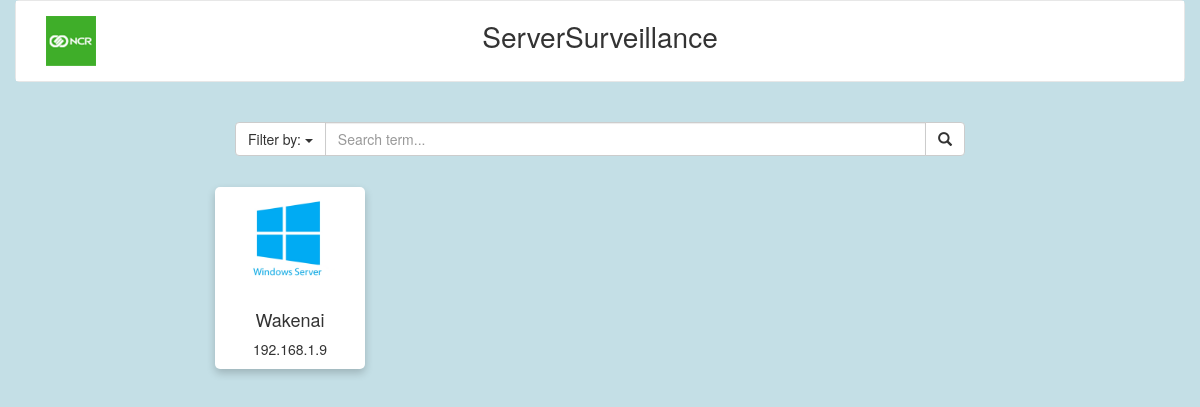
Before: / with the older database file.
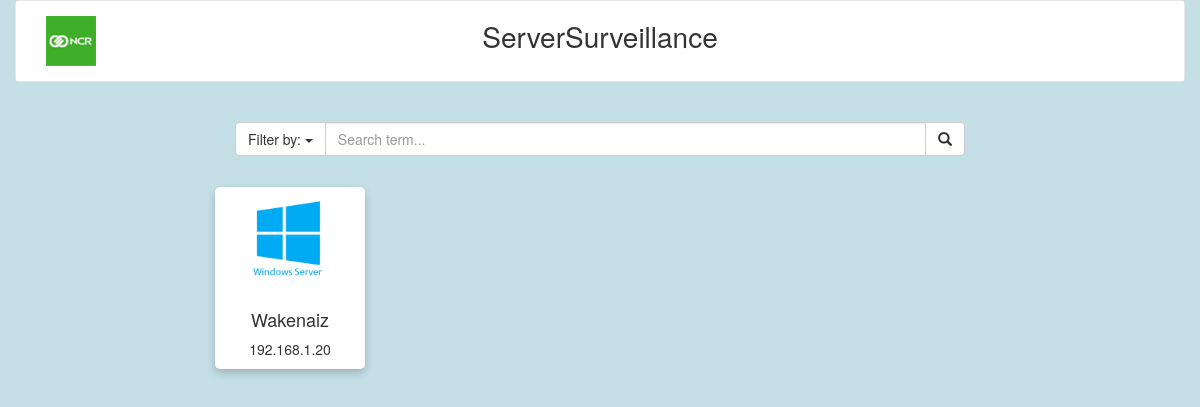
After: the same page with the newer database file.
### servermon/models.py (models this page shows, shortened)
class Server(models.Model):
    name = models.CharField(max_length=120)
    processor = models.CharField(max_length=120)
    memory = models.CharField(max_length=120)
    arch = models.CharField(max_length=120)
    os = models.CharField(max_length=120)
    ip = models.CharField(unique=True, max_length=30)
    mac = models.CharField( max_length=30)
    channel_reply = models.CharField(max_length=255)

### servermon/views.py (the view)
# urls.py: url(r'^$', server_list, name='server_list'),
def server_list(request):
    queryset = Server.objects.all()
    context = {
        'object_list': queryset
    }
    return render(request, 'servermon/index.html', context)

### servermon/templates/servermon/index.html (shortened to what this page needs)
{% load static %}
<!DOCTYPE html>
<html lang="en">
  <head>
    <link rel="stylesheet" href="https://maxcdn.bootstrapcdn.com/bootstrap/3.3.7/css/bootstrap.min.css">
    <link href="https://cdn.jsdelivr.net/npm/jquery.terminal@1.10.1/css/jquery.terminal.min.css" rel="stylesheet"/>
    <link rel="stylesheet" type="text/css" href="{% static "servermon/css/style.css" %}">
  </head>
  <body>
   <div class="container-fluid">
        <nav class="navbar navbar-default">
            <div class="nav-header">
                <div class="container-fluid">
                    <div class="navbar-header">
                        <a class="navbar-brand minifyLogo" href="#">
                            <img alt="NCR" src="{% static "servermon/assets/NCR.png" %}">
                        </a>
                        <span class="ss-brand minifyLogo">
                            <span>ServerSurveillance</span>
                        </span>
                    </div>
                </div>
            </div>
        </nav>
     <div class="row">
         <div class="col-md-2">
        </div>
         <div class="col-md-8">
            <div class="input-group">
                <div class="input-group-btn search-panel dropdown dropdown-lg">
                    <button type="button" class="btn btn-default dropdown-toggle" data-toggle="dropdown" aria-expanded="false">
                        <span id="search_concept">Filter by:</span> <span class="caret"></span>
                    </button>
                </div>
                <input type="text" class="form-control" name="x" placeholder="Search term...">
                <span class="input-group-btn">
                    <button class="btn btn-default" type="button"><span class="glyphicon glyphicon-search"></span></button>
                </span>
            </div>
        </div>
        </div>
         <div class="col-md-2">
        </div>
     </div>
      <div class="row">
          <div class="col-md-2">
          </div>
          <div class="col-md-8">
            {% for obj in object_list %}
                <article class="card">
                  <img class="imgCards" src="{% static "servermon/assets/winserver.png" %}" alt="OS IMAGE">
                  <div class="card-block">
                    <h4 class="card-title">{{ obj.name }}</h4>
                    <p class="card-text">{{ obj.ip }}</p>
                  </div>
                </article>
            {% endfor %}
        </div>
          <div class="col-md-2">
          </div>
    </div>

Changed rows visible on the page:
removed Server: name "Wakenai", ip "192.168.1.9"
added Server: name "Wakenaiz", ip "192.168.1.20"
